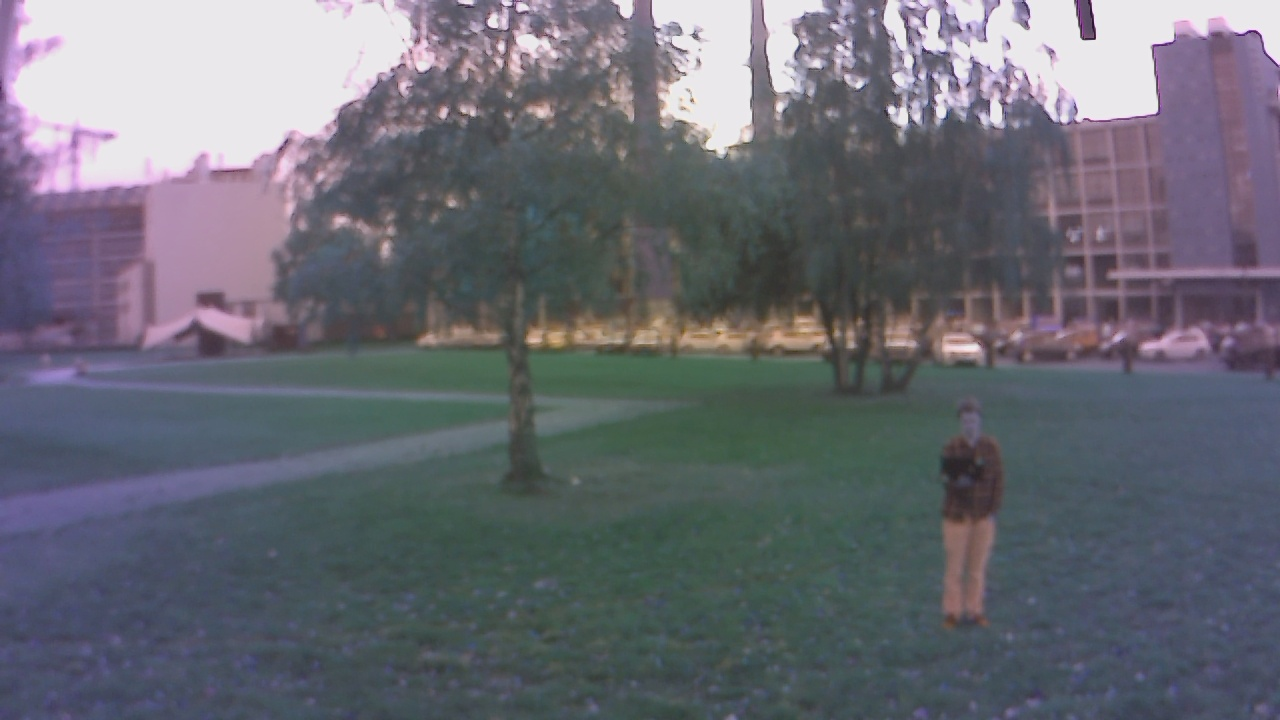
#> input picture 11-2-koen-sieuwe/Run1/left_camera/10_cam-image.jpg, 1280 x 720 px
$ python -i vision.py   (imports and definitions only)
#> lines starting #> are read from the running program, lines starting #| are printed output that depends on the picture
#> further down, picture is the input picture: shape (720, 1280, 3); mean B, G, R 115.3, 106.2, 104.9

import cv2

import argparse
import sys

import math

#def generateMovementCommand(delta):

def getCenter(contour):
	M = cv2.moments(contour)
	cx = int(M['m10']/M['m00'])
	cy = int(M['m01']/M['m00'])
	return (cx,cy)

def getDelta(point1,point2):
	return math.sqrt((point1[0]-point2[0])**2 + (point1[1]-point2[1])**2)

def get_single_axis_delta(value1,value2):
    return value2 - value1

def point_in_rectangle(point, left, right, top, bottom):
    if left < point[0] and point[0] < right and top < point[1] and point[1] < bottom:
        return True
    else:
        return False

#unused code below \/
def process(output_img):

    gray = cv2.cvtColor(output_img, cv2.COLOR_BGR2GRAY)
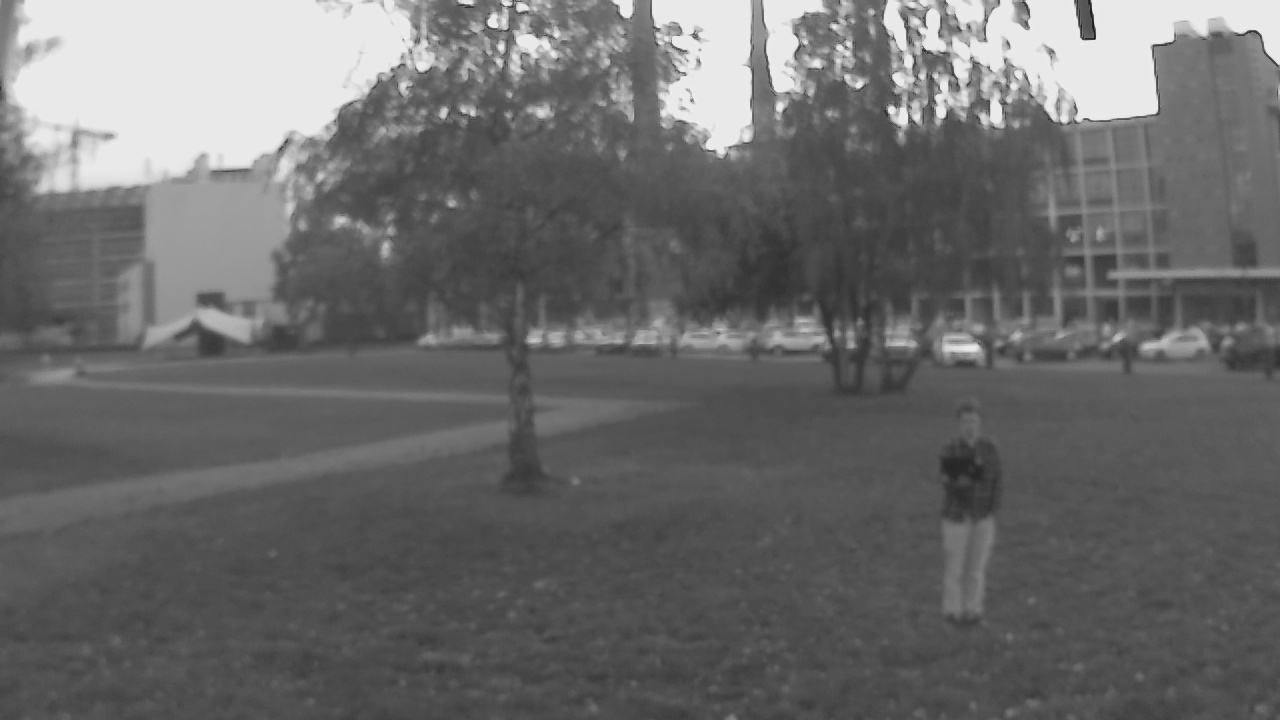
#> gray: shape (720, 1280); min 28, max 243, mean 106.9
    contours, hierarchy = cv2.findContours(gray, cv2.RETR_EXTERNAL, cv2.CHAIN_APPROX_SIMPLE)
#> contours = [[[0, 0], [0, 719], [1279, 719], [1279, 0]]]

    centerpoint = (round(output_img.shape[1] / 2), round(output_img.shape[0] / 2))
#> centerpoint = (640, 360)

    filtered_contours = []
    for contour in contours:
        area = cv2.contourArea(contour)
        print(area)
        if area > 100000.0:
            filtered_contours.append(contour)
#> this loop made 1 pass
#> (contour, area) on pass 1: ([[0, 0], [0, 719], [1279, 719], [1279, 0]], 919601)
#| 919601.0
#> after the loop, filtered_contours = [[[0, 0], [0, 719], [1279, 719], [1279, 0]]]

    count = 0
    target = ((centerpoint[0],centerpoint[1]),0)
#> target = ((640, 360), 0)
    if len(filtered_contours) > 1:
    #decision needs to be made to which target drone needs to go
        for contour in filtered_contours:
            targetCenter = getCenter(contour)
            if count == 0:
                targetCenter = getCenter(contour)
                delta = getDelta(targetCenter, centerpoint)
                target = (targetCenter,delta)
            else:
                currentDelta = getDelta(targetCenter, centerpoint)
                if abs(target[1]) > abs(currentDelta):
                    targetCenter = getCenter(contour)
                    target = (targetCenter,currentDelta)
            count+=1


    elif len(filtered_contours) == 1:
        targetCenter = getCenter(filtered_contours[0])
#> in getCenter, `M = cv2.moments(contour)`: M = moments, m00 919601, centre m10/m00, m01/m00 = (639.5, 359.5)
#> in getCenter, `cx = int(M['m10']/M['m00'])`: cx = 639
#> in getCenter, `cy = int(M['m01']/M['m00'])`: cy = 359
#> targetCenter = (639, 359)
        delta = getDelta(targetCenter, centerpoint)
#> delta = 1.41
        target = (targetCenter,delta)
#> target = ((639, 359), 1.41)

    else:
        cv2.putText(output_img, "NO TARGET", (50, 50), cv2.FONT_HERSHEY_SIMPLEX , 1, (0, 0, 255), 3, cv2.LINE_AA)

    #show target
    cv2.circle(output_img, target[0], 20, (0, 0, 255), thickness=-1, lineType=8, shift=0)
    cv2.putText(output_img, str(target[1]), (50, 50), cv2.FONT_HERSHEY_SIMPLEX , 1, (0, 0, 255), 3, cv2.LINE_AA)
    #show path
    cv2.line(output_img, centerpoint, target[0], (255, 0, 0), thickness=10, lineType=8, shift=0)
#> output_img: shape (720, 1280, 3); mean B, G, R 114.2, 105, 105.2

    #show center
    cv2.circle(output_img, centerpoint, 20, (0, 255, 0), thickness=-1, lineType=8, shift=0)

    #show contours
    cv2.drawContours(output_img, filtered_contours, -1, (255, 255, 255), 3)
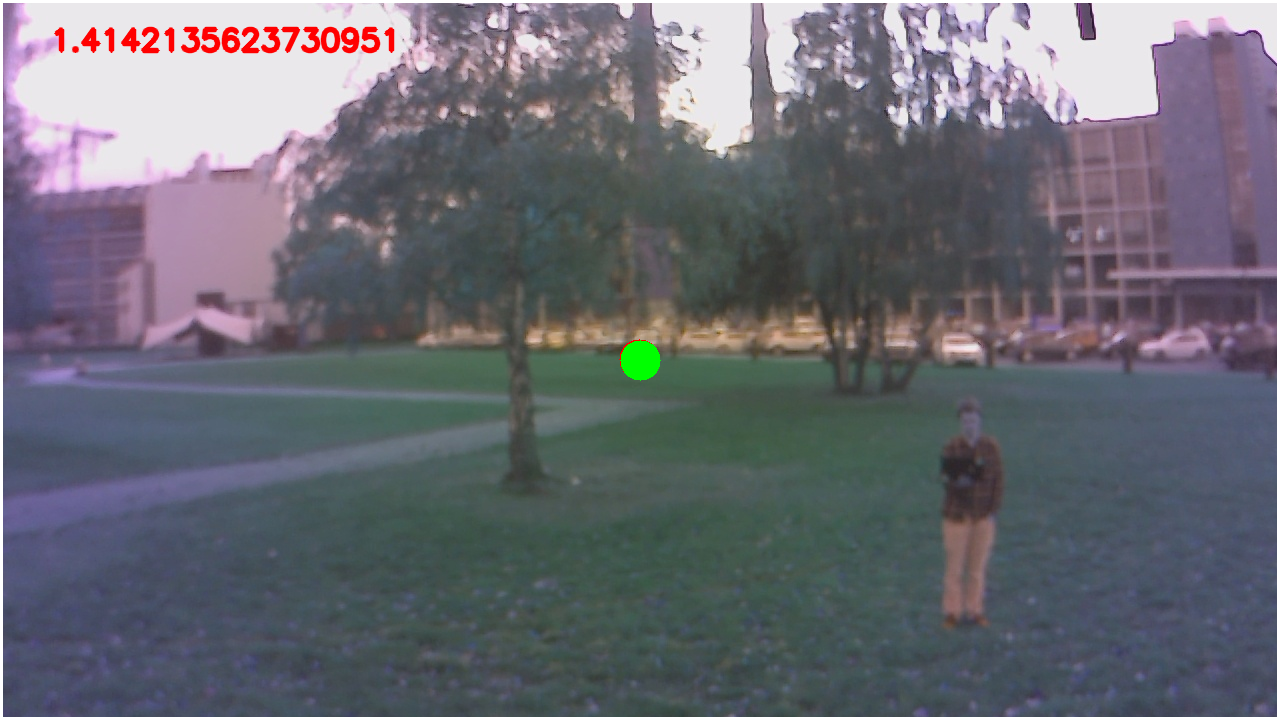
#> output_img: shape (720, 1280, 3); mean B, G, R 115.6, 107.1, 106.6

    return output_img

>>> import cv2
>>> picture = cv2.imread('../../11-2-koen-sieuwe/Run1/left_camera/10_cam-image.jpg')
>>> result = process(picture)

$ run again, on 11-2-koen-sieuwe/Run1/left_camera/1_cam-image.jpg
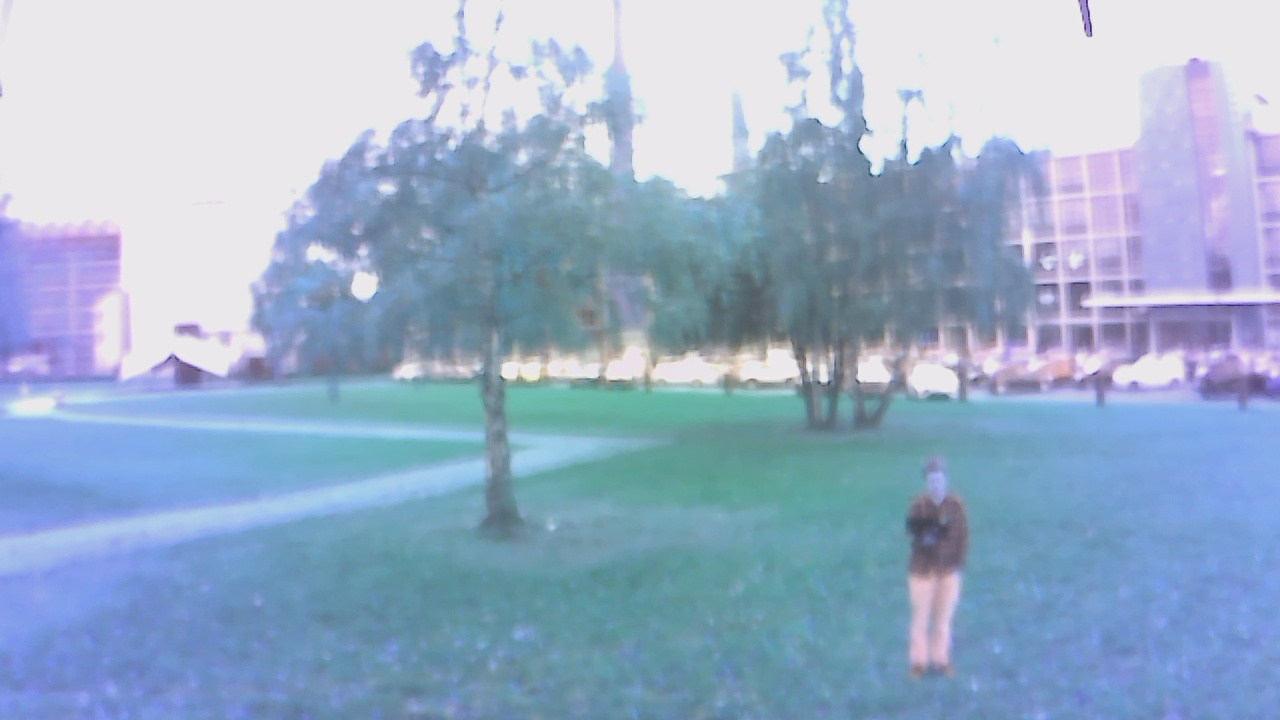
#> input picture 11-2-koen-sieuwe/Run1/left_camera/1_cam-image.jpg, 1280 x 720 px
#> picture is the input picture: shape (720, 1280, 3); mean B, G, R 201.2, 175, 153.3
#> in process, `gray = cv2.cvtColor(output_img, cv2.COLOR_BGR2GRAY)`:
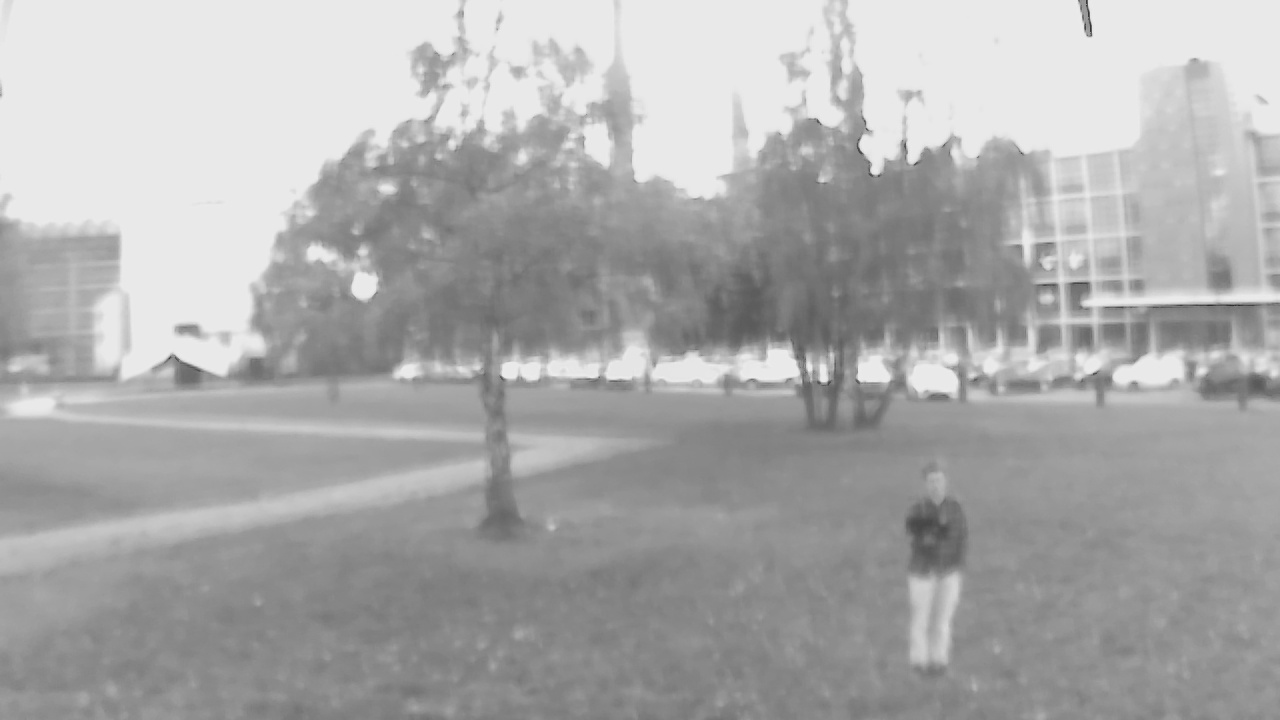
#> gray: shape (720, 1280); min 42, max 239, mean 171.5
#> contours = [[[0, 0], [0, 719], [1279, 719], [1279, 0]]]
#> the loop in process, `for contour in contours:` made 1 pass
#> (contour, area) on pass 1: ([[0, 0], [0, 719], [1279, 719], [1279, 0]], 919601)
#> (printed output is left out)
#> M = moments, m00 919601, centre m10/m00, m01/m00 = (639.5, 359.5)
#> cx = 639
#> cy = 359
#> targetCenter = (639, 359)
#> delta = 1.41
#> in process, `target = (targetCenter,delta)`: target = ((639, 359), 1.41)
#> in process, `cv2.drawContours(output_img, filtered_contours, -1, (255, 255, 255), 3)`:
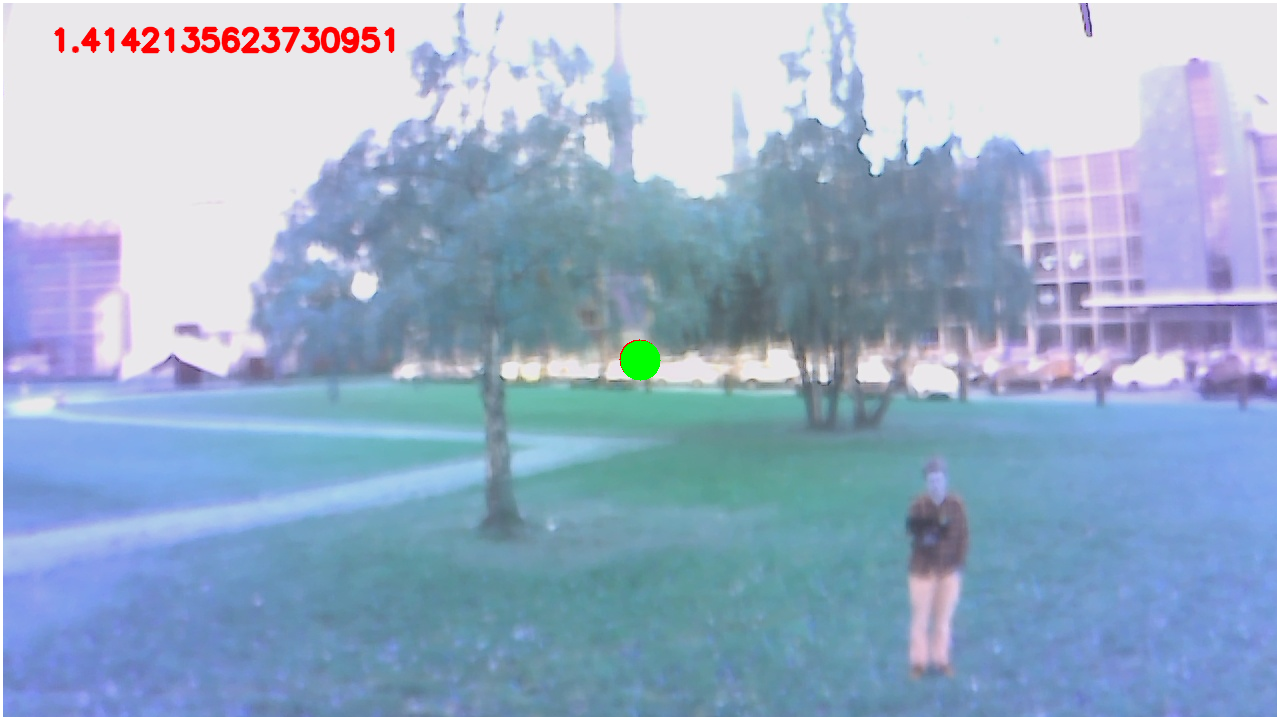
#> output_img: shape (720, 1280, 3); mean B, G, R 200.3, 174.9, 154.3

$ run again, on 11-2-koen-sieuwe/Run1/left_camera/3_cam-image.jpg
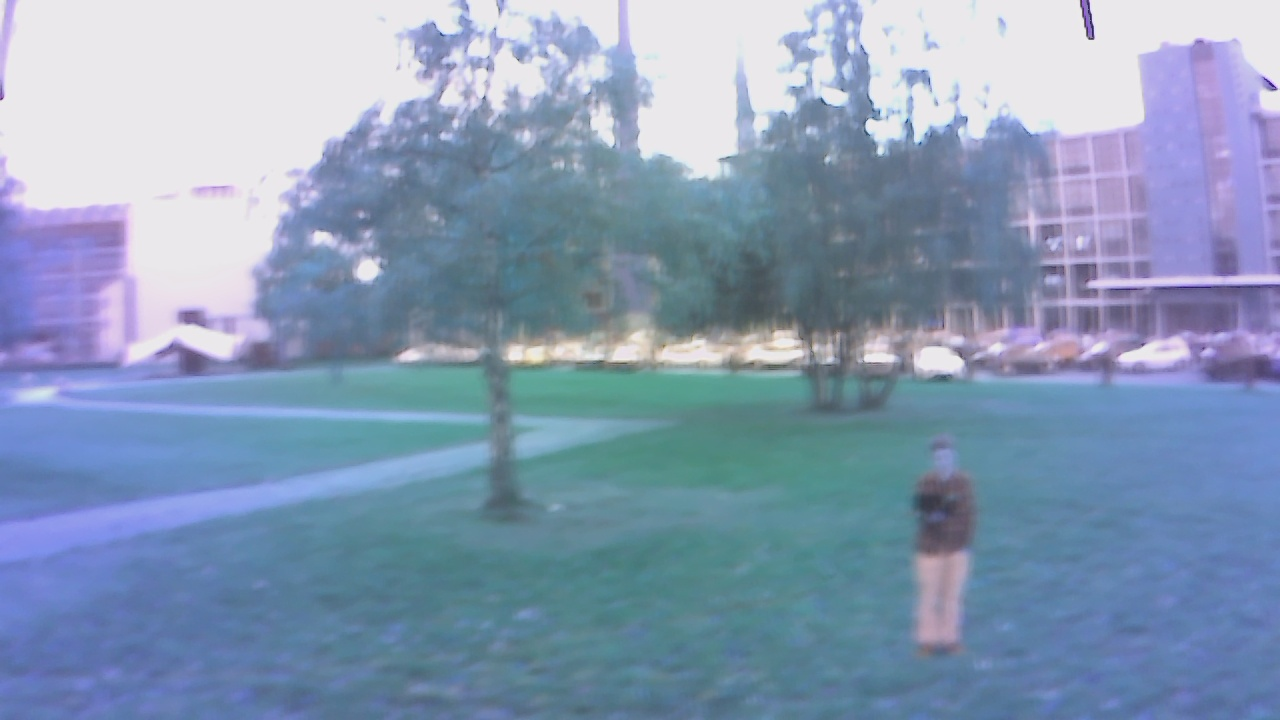
#> input picture 11-2-koen-sieuwe/Run1/left_camera/3_cam-image.jpg, 1280 x 720 px
#> picture is the input picture: shape (720, 1280, 3); mean B, G, R 180.8, 154.1, 134.5
#> in process, `gray = cv2.cvtColor(output_img, cv2.COLOR_BGR2GRAY)`:
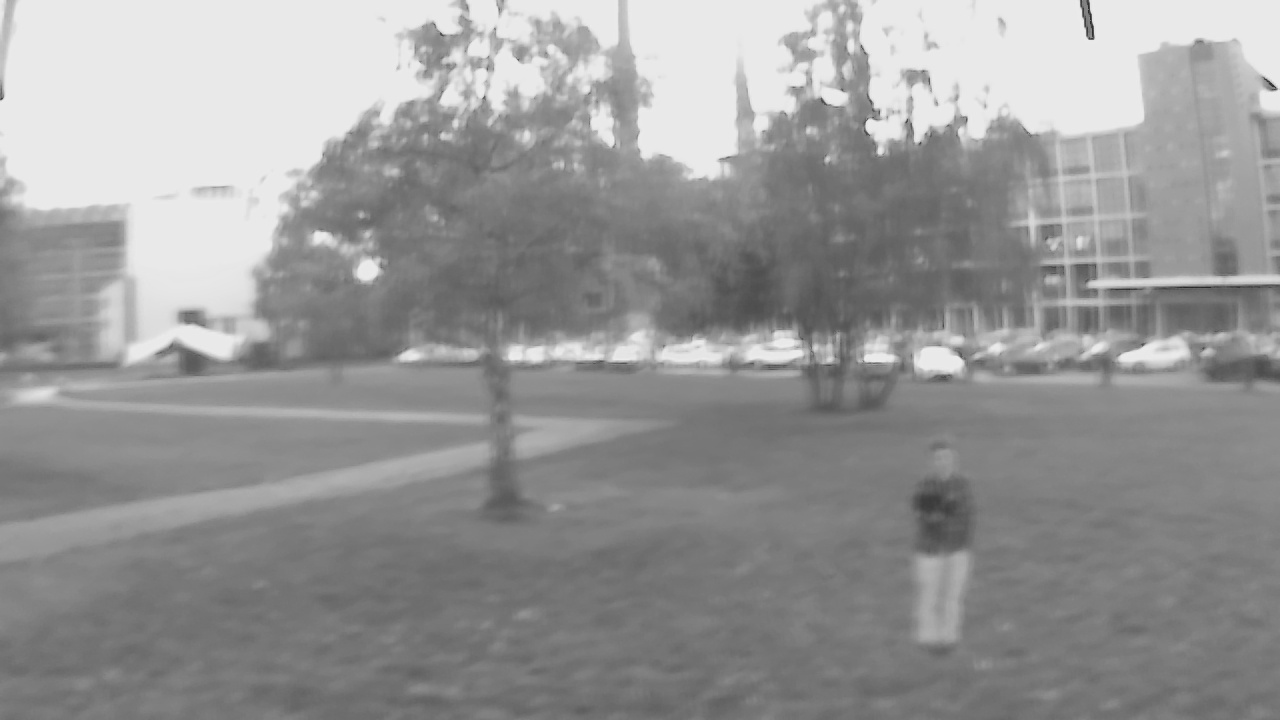
#> gray: shape (720, 1280); min 37, max 239, mean 151.3
#> contours = [[[0, 0], [0, 719], [1279, 719], [1279, 0]]]
#> the loop in process, `for contour in contours:` made 1 pass
#> (contour, area) on pass 1: ([[0, 0], [0, 719], [1279, 719], [1279, 0]], 919601)
#> (printed output is left out)
#> M = moments, m00 919601, centre m10/m00, m01/m00 = (639.5, 359.5)
#> cx = 639
#> cy = 359
#> targetCenter = (639, 359)
#> delta = 1.41
#> in process, `target = (targetCenter,delta)`: target = ((639, 359), 1.41)
#> in process, `cv2.drawContours(output_img, filtered_contours, -1, (255, 255, 255), 3)`:
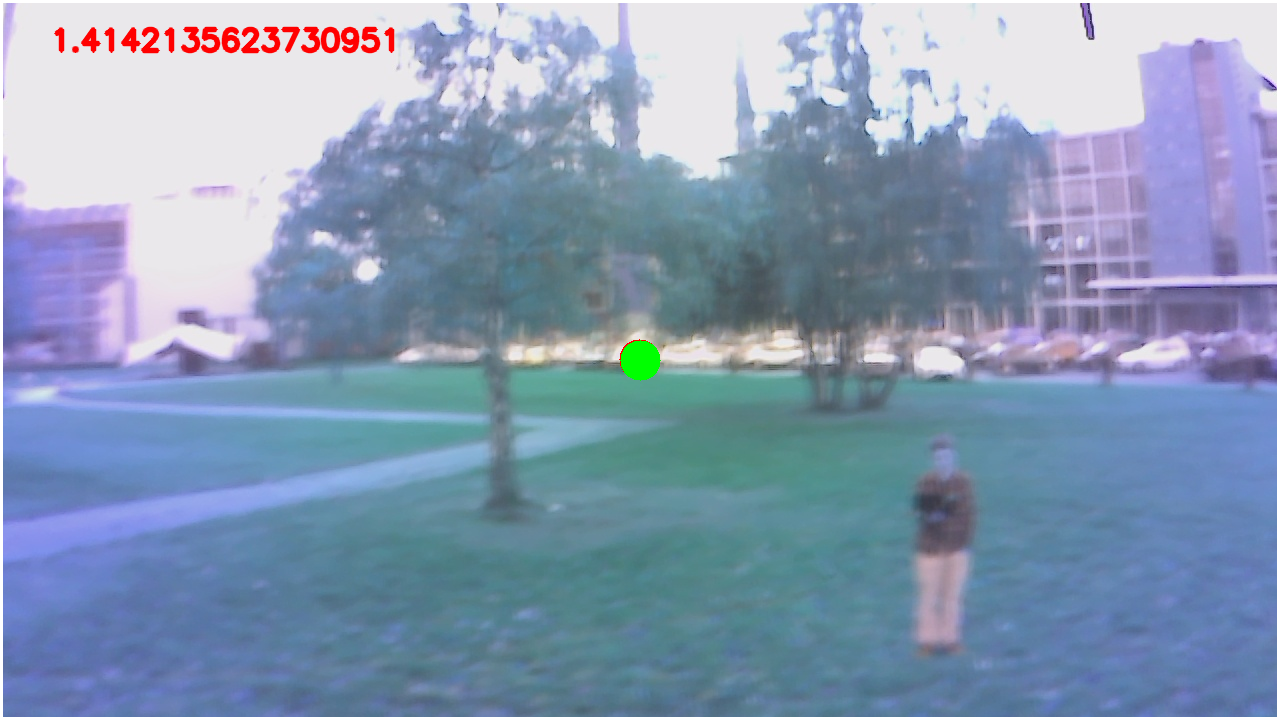
#> output_img: shape (720, 1280, 3); mean B, G, R 180.2, 154.2, 135.7
